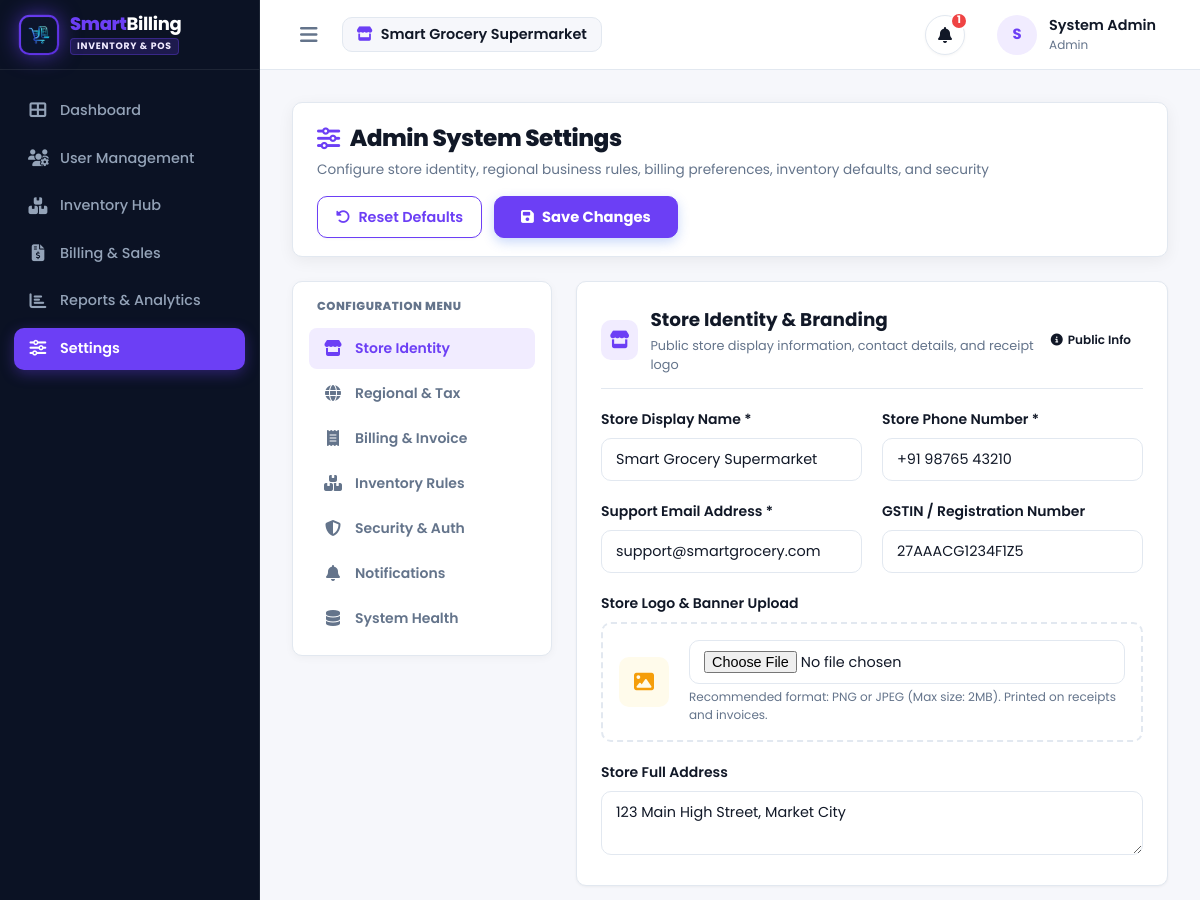
/settings/ (signed in, upper part), run on an earlier commit of the app's database.
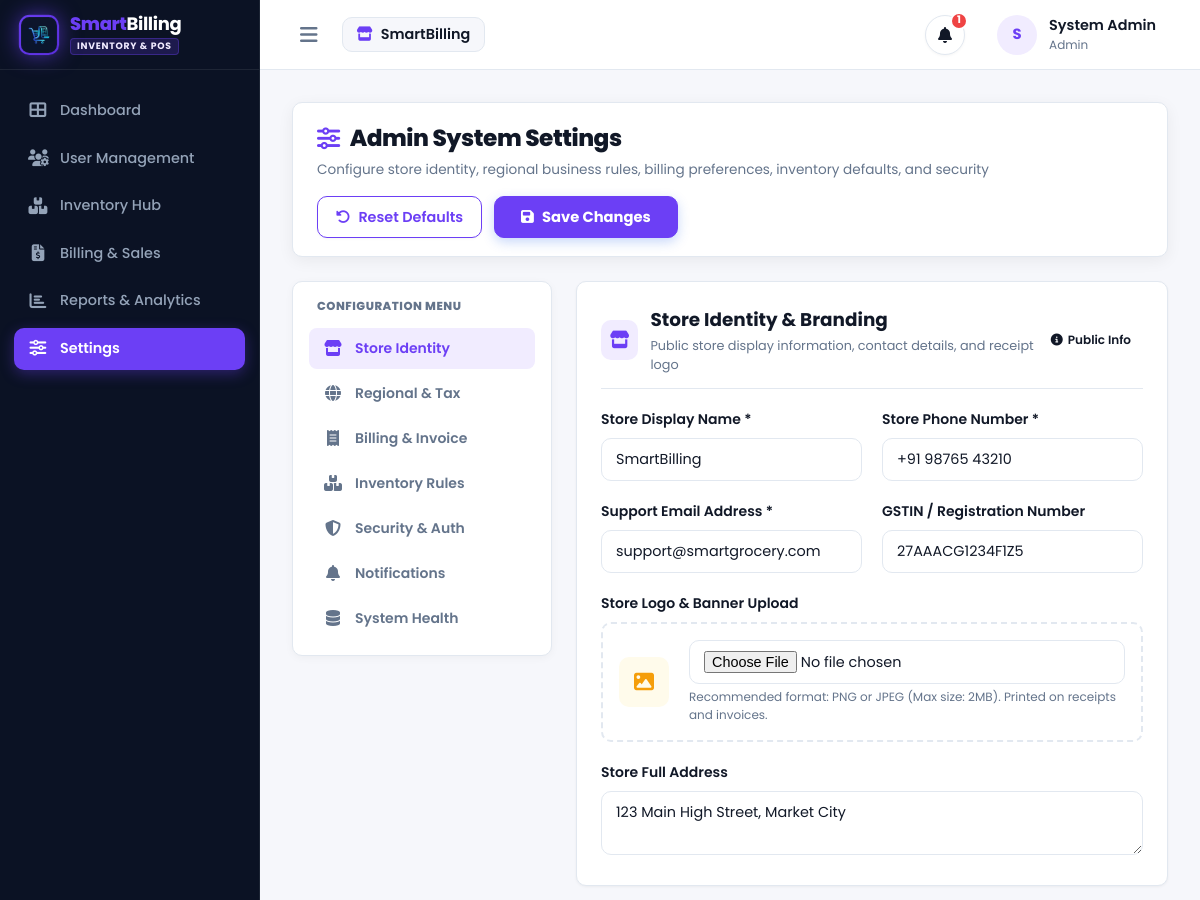
And on a later commit of the database.
### app/models/setting.py (models this page shows, shortened)
class SystemSetting(db.Model):
    __tablename__ = 'system_settings'
    id = db.Column(db.Integer, primary_key=True, autoincrement=True)
    setting_key = db.Column(db.String(50), unique=True, nullable=False, index=True)
    setting_value = db.Column(db.Text, nullable=True)
    description = db.Column(db.String(255), nullable=True)
    updated_at = db.Column(db.DateTime, default=datetime.utcnow, onupdate=datetime.utcnow)
    @classmethod
    def get(cls, key: str, default: str = None) -> str:
        fallback = default if default is not None else DEFAULT_SETTINGS.get(key, '')
        setting = cls.query.filter_by(setting_key=key).first()
        return setting.setting_value if setting and setting.setting_value is not None else fallback
    @classmethod
    def get_bool(cls, key: str, default: bool = False) -> bool:
        val = cls.get(key, 'on' if default else 'off')
        return val.lower() in ['on', 'true', '1', 'yes']

### app/routes/setting_routes.py (the view, shortened to what this page needs)
@setting_bp.route('/', methods=['GET', 'POST'])
@login_required
@admin_required
def index():
    raw_engine = db.engine.name.lower()
    if 'mysql' in raw_engine:
        db_engine_name = 'MySQL'
    elif 'sqlite' in raw_engine:
        db_engine_name = 'SQLite'
    else:
        db_engine_name = raw_engine.upper()
    try:
        db.session.execute(db.text('SELECT 1'))
        db_conn_status = 'Connected'
    except Exception:
        db_conn_status = 'Disconnected'
    settings_data = {
        'store_name': SystemSetting.get('STORE_NAME', 'Smart Grocery Supermarket'),
        'store_phone': SystemSetting.get('STORE_PHONE', '+91 98765 43210'),
        'store_email': SystemSetting.get('STORE_EMAIL', 'support@smartgrocery.com'),
        'gst_number': SystemSetting.get('GST_NUMBER', '27AAACG1234F1Z5'),
        'store_address': SystemSetting.get('STORE_ADDRESS', '123 Main High Street, Market City'),
        'store_logo': SystemSetting.get('STORE_LOGO', ''),
        'currency_code': SystemSetting.get('CURRENCY_CODE', 'INR'),
        'currency_symbol': SystemSetting.get('CURRENCY', '₹'),
        'timezone': SystemSetting.get('TIMEZONE', 'Asia/Kolkata'),
        'date_format': SystemSetting.get('DATE_FORMAT', 'DD/MM/YYYY'),
        'tax_percentage': SystemSetting.get('TAX_PERCENTAGE', '5.0'),
        'invoice_prefix': SystemSetting.get('INVOICE_PREFIX', 'INV'),
        'next_invoice_number': SystemSetting.get('NEXT_INVOICE_NUMBER', '1001'),
        'enable_tax': SystemSetting.get_bool('ENABLE_TAX', True),
        'enable_discount': SystemSetting.get_bool('ENABLE_DISCOUNT', True),
        'print_logo_on_invoice': SystemSetting.get_bool('PRINT_LOGO_ON_INVOICE', True),
        'invoice_footer_msg': SystemSetting.get('INVOICE_FOOTER_MSG', 'Thank you for shopping with Smart Grocery Supermarket!'),
        'invoice_format': SystemSetting.get('INVOICE_FORMAT', '80mm Thermal Receipt'),
        'default_payment_method': SystemSetting.get('DEFAULT_PAYMENT_METHOD', 'Cash'),
        'low_stock_threshold': SystemSetting.get('LOW_STOCK_THRESHOLD', '10'),
        'enable_expiry_tracking': SystemSetting.get_bool('ENABLE_EXPIRY_TRACKING', True),
        'auto_generate_sku': SystemSetting.get_bool('AUTO_GENERATE_SKU', True),
        'allow_negative_stock': SystemSetting.get_bool('ALLOW_NEGATIVE_STOCK', False),
        'default_product_unit': SystemSetting.get('DEFAULT_PRODUCT_UNIT', 'pcs'),
        'session_timeout_mins': SystemSetting.get('SESSION_TIMEOUT_MINS', '30'),
        'require_pwd_confirm_delete': SystemSetting.get_bool('REQUIRE_PWD_CONFIRM_DELETE', True),
        'notif_low_stock': SystemSetting.get_bool('NOTIF_LOW_STOCK', True),
        'notif_expiry': SystemSetting.get_bool('NOTIF_EXPIRY', True),
        'notif_sales': SystemSetting.get_bool('NOTIF_SALES', True),
        'notif_system': SystemSetting.get_bool('NOTIF_SYSTEM', True),
        'last_backup': SystemSetting.get('LAST_BACKUP_TIME', 'Ready (No Backup Yet)'),
        'app_version': 'v2.4.0',
        'developer_info': 'Smart Grocery Engineering Team',
        'db_engine': db_engine_name,
        'db_status': db_conn_status
    }
    return render_template('settings/index.html', settings=settings_data)

### app/templates/settings/index.html (shortened to what the changed rows need)
{% extends "base.html" %}
{% block content %}
<form id="settingsForm" method="POST" action="{{ url_for('setting.index') }}" enctype="multipart/form-data">
  <div style="max-width: 1180px; margin: 0 auto;">
    <div class="page-header" style="position: sticky; top: 16px; z-index: 80; background: var(--surface); border: 1px solid var(--border); border-radius: var(--radius-md); padding: 18px 24px; margin-bottom: 24px; box-shadow: 0 4px 16px rgba(0,0,0,0.06); display: flex; justify-content: space-between; align-items: center; gap: 16px; flex-wrap: wrap;">
      <div>
        <h1 class="page-title" style="margin: 0; font-size: 1.45rem; font-weight: 800; display: flex; align-items: center; gap: 10px;">
          <i class="fas fa-sliders" style="color: var(--primary);"></i> Admin System Settings
        </h1>
      </div>
    </div>
    <div style="display: grid; grid-template-columns: 260px 1fr; gap: 24px; align-items: start;">
      <div style="display: flex; flex-direction: column; gap: 24px;">
        <div id="sec-store" class="settings-section-card" style="background: var(--surface); border: 1px solid var(--border); border-radius: var(--radius-md); padding: 24px; box-shadow: 0 1px 3px rgba(0,0,0,0.05);">
          <div style="display: grid; grid-template-columns: 1fr 1fr; gap: 20px; margin-bottom: 20px;">
            <div class="form-group" style="margin-bottom: 0;">
              <div style="position: relative;">
                <input type="text" name="store_name" class="form-control" value="{{ settings.store_name }}" required placeholder="e.g. Smart Grocery Supermarket">
              </div>
            </div>
          </div>
        </div>
      </div>
    </div>
  </div>
</form>
{% endblock %}

### app/templates/base.html (shortened to what the changed rows need)
<!DOCTYPE html>
<html lang="en">
<head>
  <link rel="stylesheet" href="https://cdnjs.cloudflare.com/ajax/libs/font-awesome/6.4.0/css/all.min.css">
  <link rel="stylesheet" href="{{ url_for('static', filename='css/main.css') }}">
</head>
<body data-theme="{{ 'dark' if dark_mode else 'light' }}" data-color="{{ theme_color or 'blue' }}">
<div class="app-container">
  <main class="app-main {% if not current_user.is_authenticated %}no-sidebar{% endif %}">
    {% if current_user.is_authenticated %}
    <header class="app-navbar">
      <div class="navbar-left">
        <button class="sidebar-toggle" id="sidebarToggle" title="Toggle Sidebar"><i class="fas fa-bars"></i></button>
        <div class="navbar-brand-badge">
          <i class="fas fa-store" style="color: var(--primary);"></i>
          <span>{{ store_name or 'SmartBilling Portal' }}</span>
        </div>
      </div>
      <div class="navbar-right">
        <div class="notif-bell-wrapper" id="notifBellWrapper">
          <button class="notif-bell-btn" id="notifBellBtn" onclick="toggleNotifPanel(event)" title="Notifications">
            <i class="fas fa-bell"></i>
            {% if nav_notif_count > 0 %}
              <span class="notif-badge">{{ nav_notif_count if nav_notif_count < 99 else '99+' }}</span>
            {% endif %}
          </button>
              {% set alert_count = nav_notifications | selectattr('type', 'in', ['warning', 'danger']) | list | length %}
        </div>
        <a href="{{ url_for('profile.index') }}" class="user-profile-btn">
          <div class="avatar">
            {% if current_user.profile_image %}
              <img src="{{ url_for('static', filename=current_user.profile_image) }}" alt="Avatar" style="width:100%;height:100%;border-radius:50%;">
            {% else %}
              {{ (current_user.full_name or current_user.username or 'U')[0] }}
            {% endif %}
          </div>
          <div>
            <div style="font-weight: 600; font-size: 0.9rem;">{{ current_user.full_name }}</div>
            <div style="font-size: 0.75rem; color: var(--text-muted);">{{ current_user.role }}</div>
          </div>
        </a>
      </div>
    </header>
    {% endif %}
    <div class="content-wrapper">
      {% block content %}{% endblock %}
    </div>
  </main>
</div>
</body>
</html>

What changed in the data, as far as the page shows it:
changed SystemSetting: setting_value "Smart Grocery Supermarket" → "SmartBilling"; store_name "Smart Grocery Supermarket" → "SmartBilling"
